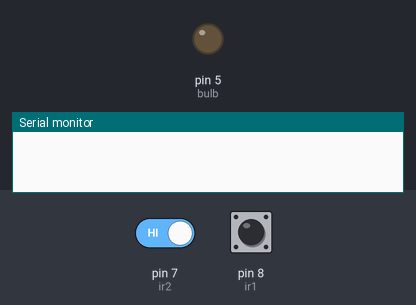
Simulated run of this sketch. Board: Arduino Uno, built with avr-gcc and run on an emulated ATmega328P. On the bench: output pins drawn as LEDs (lit = HIGH), the last lines printed to the serial monitor. The inputs (shaded band) are chosen by the test bench; at power-on: pin 7 (ir2) HIGH, pin 8 (ir1) HIGH.

Above: at 1.2 s.
1.3 s: pin 7 (ir2) driven LOW and pin 8 (ir1) driven LOW
At 3.0 s:
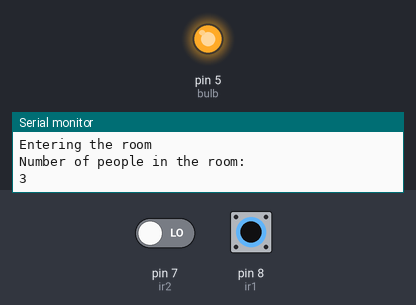
3.3 s: pin 8 (ir1) pulsed HIGH 2 times (0.12 s each, 0.3 s apart)
Timing chart, 0 to 6.3 s (numbered marks = the images above; inputs shaded):
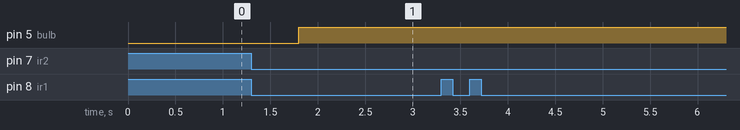

Measured:
- after the input at 1.3 s, pin 5 (bulb): LOW → HIGH after 0.50 s

The sketch:

Bidirectional_counter.ino
```cpp
#define ir1 8
#define ir2 7
#define bulb 5
int count=0;
void setup()
{
  pinMode(ir1,INPUT);
  pinMode(ir2,INPUT);
  pinMode(bulb,OUTPUT);
  Serial.begin(9600);

  }
void loop()
{

  if(!digitalRead(ir1))
  { delay(500);
    if(!digitalRead(ir2))
  {
    Serial.println("Entering the room");
    count=count+1;
    Serial.println("Number of people in the room:");
    Serial.println(count);}
     if (count==0){
    digitalWrite(bulb,LOW); }
    else
    {
      digitalWrite(bulb,HIGH);}

    }

  else if(!digitalRead(ir2))
  { delay(500);
    if(!digitalRead(ir1))
  {
    Serial.println("Exiting the room");
    count=count-1;
    Serial.println("Number of people in the room:");
    Serial.println(count);}
     if (count==0){
    digitalWrite(bulb,LOW);  }
    else
    {
      digitalWrite(bulb,HIGH);}

    }


  }
```
